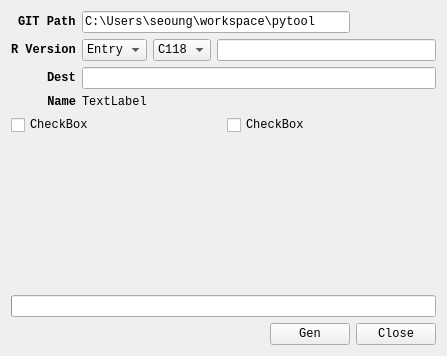
<?xml version="1.0" encoding="UTF-8"?>
<ui version="4.0">
 <class>Form</class>
 <widget class="QWidget" name="Form">
  <property name="geometry">
   <rect>
    <x>0</x>
    <y>0</y>
    <width>447</width>
    <height>356</height>
   </rect>
  </property>
  <property name="font">
   <font>
    <family>Consolas</family>
   </font>
  </property>
  <property name="windowTitle">
   <string>Form</string>
  </property>
  <layout class="QVBoxLayout" name="verticalLayout_2">
   <item>
    <layout class="QFormLayout" name="formLayout">
     <property name="sizeConstraint">
      <enum>QLayout::SetDefaultConstraint</enum>
     </property>
     <property name="fieldGrowthPolicy">
      <enum>QFormLayout::AllNonFixedFieldsGrow</enum>
     </property>
     <property name="rowWrapPolicy">
      <enum>QFormLayout::DontWrapRows</enum>
     </property>
     <property name="labelAlignment">
      <set>Qt::AlignRight|Qt::AlignTrailing|Qt::AlignVCenter</set>
     </property>
     <item row="2" column="0">
      <widget class="QLabel" name="label_2">
       <property name="sizePolicy">
        <sizepolicy hsizetype="Fixed" vsizetype="Preferred">
         <horstretch>0</horstretch>
         <verstretch>0</verstretch>
        </sizepolicy>
       </property>
       <property name="font">
        <font>
         <family>Consolas</family>
         <weight>75</weight>
         <bold>true</bold>
        </font>
       </property>
       <property name="layoutDirection">
        <enum>Qt::LeftToRight</enum>
       </property>
       <property name="inputMethodHints">
        <set>Qt::ImhHiddenText</set>
       </property>
       <property name="text">
        <string>GIT Path</string>
       </property>
      </widget>
     </item>
     <item row="4" column="0">
      <widget class="QLabel" name="label">
       <property name="sizePolicy">
        <sizepolicy hsizetype="Fixed" vsizetype="Preferred">
         <horstretch>0</horstretch>
         <verstretch>0</verstretch>
        </sizepolicy>
       </property>
       <property name="font">
        <font>
         <family>Consolas</family>
         <weight>75</weight>
         <bold>true</bold>
        </font>
       </property>
       <property name="layoutDirection">
        <enum>Qt::LeftToRight</enum>
       </property>
       <property name="inputMethodHints">
        <set>Qt::ImhHiddenText</set>
       </property>
       <property name="text">
        <string>R Version</string>
       </property>
      </widget>
     </item>
     <item row="4" column="1">
      <layout class="QHBoxLayout" name="horizontalLayout_2">
       <item>
        <widget class="QComboBox" name="comboBox">
         <property name="sizePolicy">
          <sizepolicy hsizetype="Preferred" vsizetype="Minimum">
           <horstretch>0</horstretch>
           <verstretch>0</verstretch>
          </sizepolicy>
         </property>
         <item>
          <property name="text">
           <string>Entry</string>
          </property>
         </item>
         <item>
          <property name="text">
           <string>Min</string>
          </property>
         </item>
        </widget>
       </item>
       <item>
        <widget class="QComboBox" name="comboBox_2">
         <item>
          <property name="text">
           <string>C118</string>
          </property>
         </item>
         <item>
          <property name="text">
           <string>V167</string>
          </property>
         </item>
         <item>
          <property name="text">
           <string>H223</string>
          </property>
         </item>
        </widget>
       </item>
       <item>
        <widget class="QLineEdit" name="lineEdit"/>
       </item>
      </layout>
     </item>
     <item row="7" column="0">
      <widget class="QLabel" name="label_4">
       <property name="sizePolicy">
        <sizepolicy hsizetype="Fixed" vsizetype="Preferred">
         <horstretch>0</horstretch>
         <verstretch>0</verstretch>
        </sizepolicy>
       </property>
       <property name="font">
        <font>
         <family>Consolas</family>
         <weight>75</weight>
         <bold>true</bold>
        </font>
       </property>
       <property name="layoutDirection">
        <enum>Qt::LeftToRight</enum>
       </property>
       <property name="inputMethodHints">
        <set>Qt::ImhHiddenText</set>
       </property>
       <property name="text">
        <string>Name</string>
       </property>
       <property name="alignment">
        <set>Qt::AlignRight|Qt::AlignTrailing|Qt::AlignVCenter</set>
       </property>
      </widget>
     </item>
     <item row="7" column="1">
      <widget class="QLabel" name="label_3">
       <property name="text">
        <string>TextLabel</string>
       </property>
      </widget>
     </item>
     <item row="6" column="0">
      <widget class="QLabel" name="label_6">
       <property name="font">
        <font>
         <family>Consolas</family>
         <weight>75</weight>
         <bold>true</bold>
        </font>
       </property>
       <property name="text">
        <string>Dest</string>
       </property>
      </widget>
     </item>
     <item row="6" column="1">
      <widget class="QLineEdit" name="lineEdit_3">
       <property name="readOnly">
        <bool>true</bool>
       </property>
      </widget>
     </item>
     <item row="2" column="1">
      <layout class="QHBoxLayout" name="horizontalLayout_3">
       <item>
        <widget class="QLineEdit" name="lineEdit_2">
         <property name="text">
          <string>C:\Users\seoung\workspace\pytool</string>
         </property>
        </widget>
       </item>
       <item>
        <widget class="QLabel" name="label_5">
         <property name="minimumSize">
          <size>
           <width>80</width>
           <height>0</height>
          </size>
         </property>
         <property name="maximumSize">
          <size>
           <width>80</width>
           <height>16777215</height>
          </size>
         </property>
         <property name="text">
          <string/>
         </property>
         <property name="alignment">
          <set>Qt::AlignRight|Qt::AlignTrailing|Qt::AlignVCenter</set>
         </property>
        </widget>
       </item>
      </layout>
     </item>
    </layout>
   </item>
   <item>
    <layout class="QGridLayout" name="gridLayout">
     <item row="0" column="0">
      <widget class="QCheckBox" name="checkBox_2">
       <property name="text">
        <string>CheckBox</string>
       </property>
      </widget>
     </item>
     <item row="0" column="1">
      <widget class="QCheckBox" name="checkBox">
       <property name="text">
        <string>CheckBox</string>
       </property>
      </widget>
     </item>
    </layout>
   </item>
   <item>
    <spacer name="verticalSpacer">
     <property name="orientation">
      <enum>Qt::Vertical</enum>
     </property>
     <property name="sizeHint" stdset="0">
      <size>
       <width>20</width>
       <height>30</height>
      </size>
     </property>
    </spacer>
   </item>
   <item>
    <layout class="QVBoxLayout" name="verticalLayout">
     <item>
      <widget class="QProgressBar" name="progressBar">
       <property name="value">
        <number>0</number>
       </property>
       <property name="textVisible">
        <bool>false</bool>
       </property>
      </widget>
     </item>
    </layout>
   </item>
   <item>
    <layout class="QHBoxLayout" name="horizontalLayout">
     <item>
      <spacer name="horizontalSpacer">
       <property name="orientation">
        <enum>Qt::Horizontal</enum>
       </property>
       <property name="sizeHint" stdset="0">
        <size>
         <width>40</width>
         <height>20</height>
        </size>
       </property>
      </spacer>
     </item>
     <item>
      <widget class="QPushButton" name="pushButton">
       <property name="text">
        <string>Gen</string>
       </property>
      </widget>
     </item>
     <item>
      <widget class="QPushButton" name="pushButton_2">
       <property name="text">
        <string>Close</string>
       </property>
      </widget>
     </item>
    </layout>
   </item>
  </layout>
 </widget>
 <resources/>
 <connections>
  <connection>
   <sender>pushButton_2</sender>
   <signal>clicked()</signal>
   <receiver>Form</receiver>
   <slot>close()</slot>
   <hints>
    <hint type="sourcelabel">
     <x>290</x>
     <y>190</y>
    </hint>
    <hint type="destinationlabel">
     <x>265</x>
     <y>213</y>
    </hint>
   </hints>
  </connection>
 </connections>
</ui>
